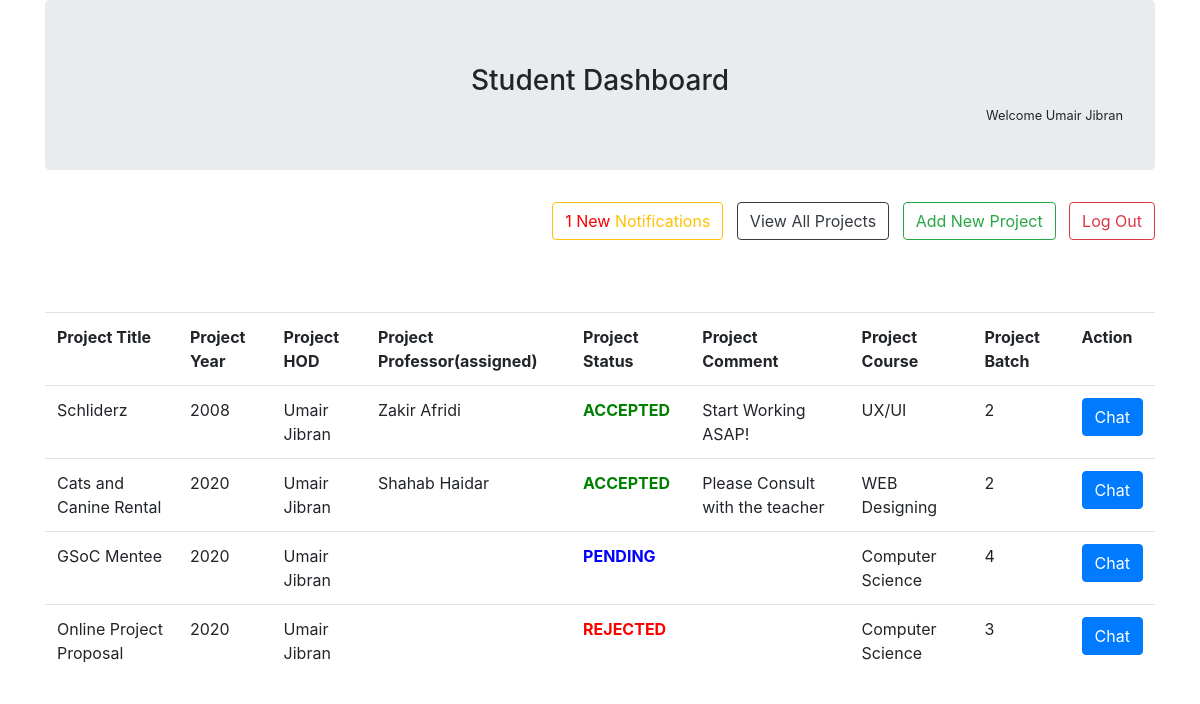
Screenshot of /student/ (signed in) with the database file from the repository.
### tables this page shows
CREATE TABLE `student_record` (
  `student_ID` int(11) NOT NULL,
  `student_EMAIL` varchar(50) NOT NULL,
  `student_FIRST_NAME` varchar(50) NOT NULL,
  `student_LAST_NAME` varchar(50) NOT NULL,
  `student_PASSWORD` varchar(50) NOT NULL,
  `status` tinyint(1) NOT NULL DEFAULT 0
);

CREATE TABLE `project_record` (
  `project_ID` int(11) NOT NULL,
  `student_ID` int(11) NOT NULL,
  `hod_ID` int(11) NOT NULL,
  `project_TITLE` varchar(50) NOT NULL,
  `project_YEAR` int(11) NOT NULL,
  `project_PROFESSOR` varchar(50) DEFAULT NULL,
  `project_BATCH` int(11) NOT NULL,
  `project_COURSE` varchar(50) NOT NULL,
  `project_COMMENT` varchar(500) DEFAULT NULL,
  `project_STATUS` tinyint(1) NOT NULL DEFAULT 0,
  `project_file` varchar(100) NOT NULL
);

CREATE TABLE `hod_record` (
  `hod_ID` int(11) NOT NULL,
  `hod_FIRST_NAME` varchar(50) NOT NULL,
  `hod_LAST_NAME` varchar(50) NOT NULL,
  `hod_EMAIL` varchar(50) NOT NULL,
  `hod_DEPT` varchar(30) NOT NULL,
  `hod_PASSWORD` varchar(50) NOT NULL
);

### student/index.php (the view, shortened to what this page needs)
<?php
    require_once('../server/connection.php');
    $stID = $_SESSION['id'];
    $sql = "SELECT `student_FIRST_NAME` , `student_LAST_NAME` FROM `student_record` WHERE `student_ID` = '${stID}'";
    $result = $conn->query($sql);
    $data = $result->fetch_assoc();
    $studentName = $data['student_FIRST_NAME'] . " " . $data['student_LAST_NAME'] ;
?>
<!DOCTYPE html>
<html lang="en">
<head>
    <link rel="stylesheet" href="../css/bootstrap.css">
    <link rel="stylesheet" href="style.css">
</head>
<body>
    <div class="container container-fluid">
        <div class="jumbotron">
            <h3 class='center'>Student Dashboard</h3>
            <small class="right"><?php echo "Welcome " . $studentName ?></small>
        </div>
        <nav class="right">
            <form action="#" method="post">
                <?php
                    $sql="SELECT * FROM `project_notification` WHERE `student_id` = ${stID} AND `seen` = 0";
                    $result = $conn->query($sql);
                    $rows = $result->num_rows;
                    echo "<a href='./notification_screen.php' class='btn btn-outline-warning'>";
                    if($rows>=1){
                        $count = 0;
                        while($result->fetch_assoc()){$count+=1;}
                        echo "<font color='red'>".$count." New </font> ";
                    }
                    echo "Notifications</a>";
                ?>
                <a href="./all.php" class="btn btn-outline-dark">View All Projects</a>
                <a href="./propose.php" class="btn btn-outline-success">Add New Project</a>
                <input type="submit" value="Log Out" class="btn btn-outline-danger" name="logout">
            </form><br><br><br>
        </nav>
        <table class="table">
            <tr>
                <th>Project Title</th>
                <th>Project Year</th>
                <th>Project HOD</th>
                <th>Project Professor(assigned)</th>
                <th>Project Status</th>
                <th>Project Comment</th>
                <th>Project Course</th>
                <th>Project Batch</th>
                <th>Action</th>
            </tr>
            <?php
                $sql = "SELECT * FROM `project_record` WHERE `student_ID` = '${stID}';";
                $result = $conn->query($sql);
                $rows = $result->num_rows;
                if($rows >= 1){
                    while($data = $result->fetch_assoc()){
                        $title = $data['project_TITLE'];
                        $year = $data['project_YEAR'];
                        $hodID = $data['hod_ID'];
                        $professor = $data['project_PROFESSOR'];
                        $status = $data['project_STATUS'];
                        $comment = $data['project_COMMENT'];
                        $course = $data['project_COURSE'];
                        $batch = $data['project_BATCH'];
                        echo"
                        <tr>
                            <td>${title}</td>
                            <td>${year}</td>
                        ";
                        $sql1 = "SELECT `hod_FIRST_NAME` , `hod_LAST_NAME` FROM `hod_record` WHERE `hod_ID` = '${hodID}'";
                        $result1 = $conn->query($sql1);
                        $data1 = $result1->fetch_assoc();
                        $hodNAME = $data1['hod_FIRST_NAME'] . ' ' . $data1['hod_LAST_NAME'];
                        echo"
                            <td>${hodNAME}</td>
                            <td>${professor}</td>
                        ";
                        if($status == 0){
                            echo "<td><font color='blue'><strong>PENDING</strong></font></td>";
                        }elseif($status == 1){
                            echo "<td><font color='green'><strong>ACCEPTED</strong></font></td>";
                        }else{
                            echo "<td><font color='red'><strong>REJECTED</strong></font></td>";
                        }
                        echo"
                            <td>${comment}</td>
                            <td>${course}</td>
                            <td>${batch}</td>
                            <td><a href='./../chat/index.php?hodID=${hodID}&stdID=${stID}' class='btn btn-primary'>Chat</a></td>
                        </tr>
                        ";
                    }
                }else{
                    echo '<br><br><br><br><tr><td colspan="9"><div class="alert alert-danger center" role="alert" >You Have No Project</div></td></tr>';
                }
            ?>
        </table>
    </div>
</body>
</html>

### student/style.css (style rules this page uses)
.center { text-align: center; }
.right { float: right; }

### rows the page displays
student_record: studentName "Umair Jibran"
project_record: project_TITLE "Schliderz", project_YEAR "2008", hod_ID.hod_LAST_NAME "Umair Jibran", project_PROFESSOR "Zakir Afridi", project_STATUS "ACCEPTED", project_COMMENT "Start Working ASAP!", project_COURSE "UX/UI", project_BATCH "2"
project_record: project_TITLE "Cats and Canine Rental", project_YEAR "2020", hod_ID.hod_LAST_NAME "Umair Jibran", project_PROFESSOR "Shahab Haidar", project_STATUS "ACCEPTED", project_COMMENT "Please Consult with the teacher", project_COURSE "WEB Designing", project_BATCH "2"
project_record: project_TITLE "GSoC Mentee", project_YEAR "2020", hod_ID.hod_LAST_NAME "Umair Jibran", project_STATUS "PENDING", project_COURSE "Computer Science", project_BATCH "4"
project_record: project_TITLE "Online Project Proposal", project_YEAR "2020", hod_ID.hod_LAST_NAME "Umair Jibran", project_STATUS "REJECTED", project_COURSE "Computer Science", project_BATCH "3"

### other values shown
$count "1"
